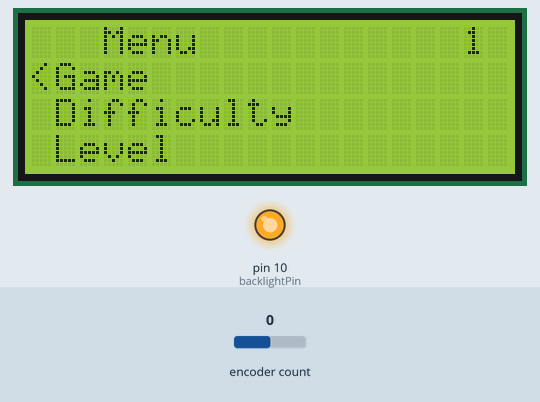
Bench run of a sketch on a simulated Arduino Uno, built with avr-gcc and run on an emulated ATmega328P. Parts: 20×4 character LCD, output pins drawn as LEDs (lit = HIGH). The inputs (shaded band) are chosen by the test bench; at power-on: encoder count 0.

Above: at 3.6 s.
3.7 s: encoder count set to 4
At 4.5 s:
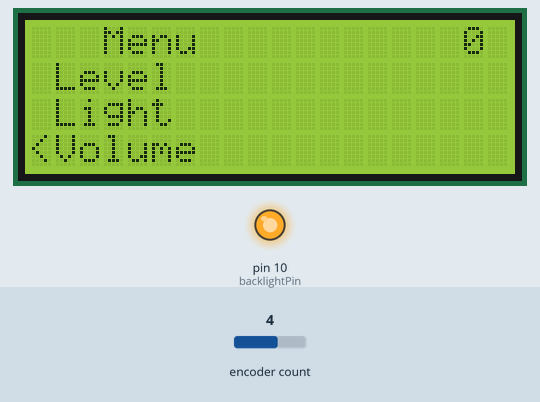
6.7 s: encoder count set to 5
At 7.5 s:
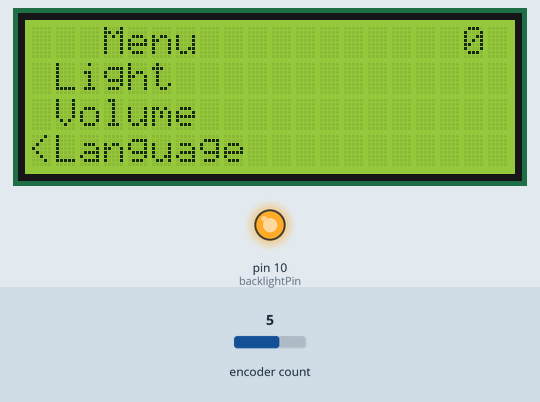
9.7 s: encoder count set to 6
At 10.5 s:
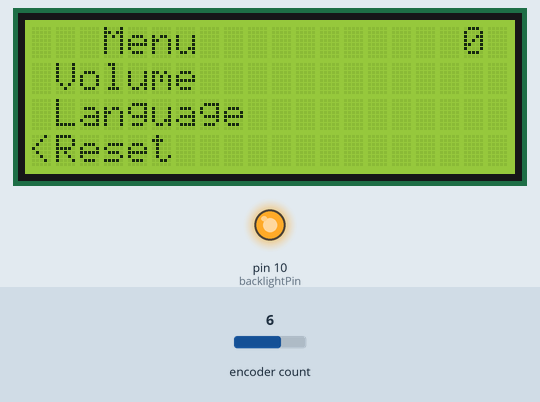
12.7 s: encoder count set to 10
At 13.0 s:
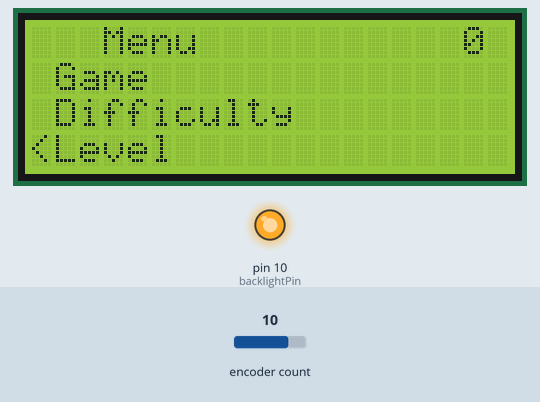
15.7 s: encoder count set to 11
At 16.5 s:
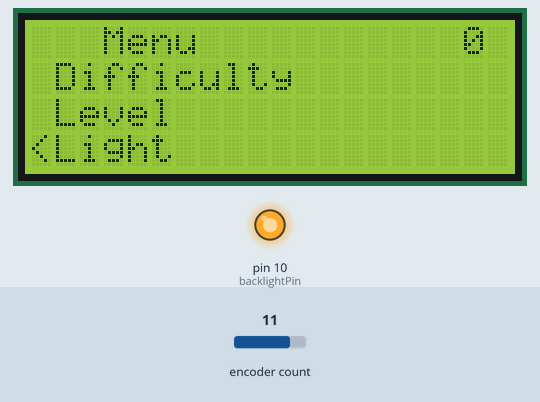
18.7 s: encoder count set to 10
At 20.5 s:
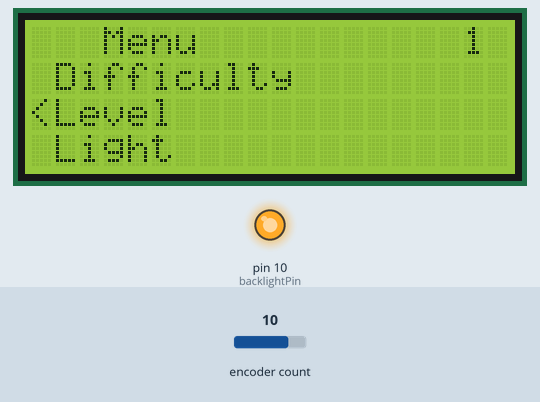
Timing chart, 0 to 30.8 s (numbered marks = the images above; inputs shaded):
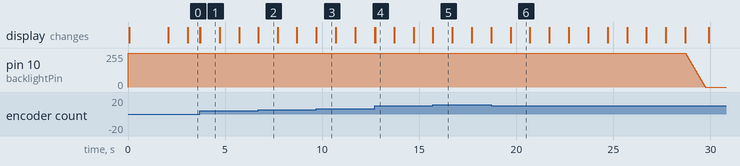

Measured:
- after the input at 3.7 s, the display: first changes at once (image 1 shows a later state)
- after the input at 6.7 s, the display: first changes at once (image 2 shows a later state)
- after the input at 9.7 s, the display: first changes at once (image 3 shows a later state)
- after the input at 12.7 s, the display: first changes at once (image 4 shows a later state)
- after the input at 15.7 s, the display: first changes at once (image 5 shows a later state)
- after the input at 18.7 s, the display: first differs from a run without the input at once (image 6 shows a later state)
- what the display in image 1 shows lasts 1.0 s, from 3.7 s to 4.7 s

The sketch:

LCD_Menu.ino
```cpp
#include <LiquidCrystal.h>
#include <rotary.h>                 // rotary handler

LiquidCrystal lcd(12, 11, 5, 4, 3, 2);

//Define rotary encoder pins
#define PINA A0
#define PINB A1
#define PUSHB A2

//Define Main menu and sub menus...
#define MainMenu 0    //MainMenu
#define SubMenu1 1    //GameMenu
#define SubMenu2 2    //DifficultyMenu
#define SubMenu3 3    //LevelMenu
#define SubMenu4 4    //LightMenu
#define SubMenu5 5    //There is no SubMenu5...it is used for volume
#define SubMenu6 6    //LanguageMenu
#define SubMenu7 7    //Summary

const int maxItemSize = 11;  //longest menu item..includes char \0

// Initialize the Rotary object
// Rotary(Encoder Pin 1, Encoder Pin 2, Button Pin) Attach center to ground
Rotary r = Rotary(PINA, PINB, PUSHB);        // there is no must for using interrupt pins !!

int cursorLine = 1;
int displayFirstLine = 1;

//Define Menu Arrays
char startMenu[][maxItemSize] = {"Game", "Difficulty", "Level", "Light", "Volume", "Language", "Reset", "Summary"};
char One[][maxItemSize] = {"Pac Man", "Asteroids", "Centipede", "Invaders", "Cards", "Return"};
char Two[][maxItemSize] = {"Easy", "Medium", "Hard", "Return"};
char Three[][maxItemSize] = {"One", "Two", "Three", "Four", "Return"};
char Four[][maxItemSize] = {"ON", "OFF", "Return"};
//No Array needed for volume
char Six[][maxItemSize] = {"English", "Spanish", "Return"};

int Summary[] = {0, 0, 0, 0, 0, 0, 0, 0};   //store selected SubMenu

const int itemsPerScreen = 3;  // one less than max rows..
int menuItems;
char *menuSelected = NULL;
bool volumeHandler = false;
int volume = 0;
int menuOption = 0;

int backlightPin = 10;   //PWM pin
int brightness = 255;
int fadeAmount = 5;

unsigned long startMillis;
unsigned long currentMillis;
const unsigned long period = 10000;  //the value is a number of milliseconds

void setup ()
{
  digitalWrite (PINA, HIGH);     // enable pull-ups
  digitalWrite (PINB, HIGH);
  digitalWrite (PUSHB, HIGH);

  pinMode(backlightPin, OUTPUT);          //backlightPin as an output
  digitalWrite(backlightPin, HIGH);

  Serial.begin(9600);
  lcd.begin (20, 4);
  welcome();
  lcd.clear();

  //menuItems = sizeof(startMenu) / sizeof(startMenu[0]);
  menuItems = sizeof startMenu / sizeof * startMenu;
  menuSelected = &startMenu[0][0]; //Start Menu
  menuOption = MainMenu; //Main Menu

  startMillis = millis();  //initial start time
  display_menu(menuSelected, menuItems, maxItemSize);
}//end of setup

void loop ()
{
  volatile unsigned char result = r.process();

  currentMillis = millis();     //get the number of milliseconds since the program started
  lcd.setCursor(18, 0);         //(col, row)
  lcd.print((currentMillis - startMillis) / 1000);
  if (currentMillis - startMillis >= period)  //test whether the period has elapsed
  {
    LCDfadeOut();      //set LCD to sleep...
  } //End if currenMillis...

  if (result) {
    init_backlight();  //wake up LCD...
    if (result == DIR_CCW) {
      if (volumeHandler == true) {      //only used to increase or decrease volume
        volume--;
        lcd.setCursor(0, 3);
        lcd.print(volume);
      } else {
        move_up();
        chooseMenu();
      }
    } else {
      if (volumeHandler == true) {     //only used to increase or decrease volume
        volume++;
        lcd.setCursor(0, 3);
        lcd.print(volume);
      } else {
        move_down();
        chooseMenu();
      }
    }//end else
  }//end if Result

  if (r.buttonPressedReleased(25)) {
    init_backlight();  //wake up LCD...
    if (menuOption == MainMenu) {
      selectionMainMenu();
    }
    else if (menuOption == SubMenu7)
    {
      returnToMainMenu();
    } else {
      selectionSubMenu();
    }//end if menuSelected

    if (volumeHandler == false) {
      chooseMenu();
    }//end if volumeHandler
  }//endif buttonPressedReleased
}//end loop()

/**********************FUNCTIONS*************************/

void welcome()
{
  lcd.clear();
  lcd.setCursor(0, 0);
  lcd.print("   Demo Menu  ");
  lcd.setCursor(0, 2);
  lcd.print("   Carlos Siles  ");
  lcd.setCursor(0, 3);
  lcd.print("   Version 1.0  ");
  delay(2000);
}//end welcome

void display_menu(const char *menuInput, int ROWS, int COLS)
{
  int n = 4;     //4 rows
  lcd.clear();
  lcd.setCursor(0, 0);
  lcd.print("   Menu  ");

  if (ROWS < n - 1) {
    n = ROWS + 1;
  }

  for (int i = 0; i < n - 1; i++) {
    lcd.setCursor(1, i + 1); //(col, row)
    for (int j = 0; j < COLS; j++) {
      if (*(menuInput + ((displayFirstLine + i - 1) * COLS + j)) != '\0') {
        lcd.print(*(menuInput + ((displayFirstLine + i - 1) * COLS + j)));
      }//end if
    }//end for j
  }//end for i

  lcd.setCursor(0, (cursorLine - displayFirstLine) + 1);
  lcd.print("<");
}//end display_menu

void move_down()
{
  if (cursorLine == (displayFirstLine + itemsPerScreen - 1)) {
    displayFirstLine++;
  }
  //If reached last item...roll over to first item
  if (cursorLine == menuItems) {
    cursorLine = 1;
    displayFirstLine = 1;
  } else {
    cursorLine = cursorLine + 1;
  }
}//end move_down

void move_up()
{
  if ((displayFirstLine == 1) & (cursorLine == 1)) {
    if (menuItems > itemsPerScreen - 1) {
      displayFirstLine = menuItems - itemsPerScreen + 1;
    }
  } else if (displayFirstLine == cursorLine) {
    displayFirstLine--;
  }

  if (cursorLine == 1) {
    if (menuItems > itemsPerScreen - 1) {
      cursorLine = menuItems; //roll over to last item
    }
  } else {
    cursorLine = cursorLine - 1;
  }
}//end move_up

void chooseMenu()
{
  // Check in which menu we are
  if (menuOption == SubMenu7)
  {
    display_summary();
  } else {
    display_menu(menuSelected, menuItems, maxItemSize);
  }
}//end chooseMenu

void selectionMainMenu()
{
  //volumeHandler activates volume to decrease/increase amount
  if (volumeHandler == true) {
    Summary[4] = volume;     //Sets the volume...
    volumeHandler = false;
    volume = 0;
    returnToMainMenu();
  } else {

    lcd.clear();

    switch (cursorLine - 1)
    {
      case 0:
        displayFirstLine = 1;       //initialize display_menu to 1st line
        cursorLine = 1;             //initialize display_menu to 1st line
        menuItems = sizeof One / sizeof * One;
        menuSelected = &One[0][0];
        menuOption = SubMenu1;
        break;
      case 1:
        displayFirstLine = 1;       //initialize display_menu to 1st line
        cursorLine = 1;             //initialize display_menu to 1st line
        menuItems = sizeof Two / sizeof * Two;
        menuSelected = &Two[0][0];
        menuOption = SubMenu2;
        break;
      case 2:
        displayFirstLine = 1;       //initialize display_menu to 1st line
        cursorLine = 1;             //initialize display_menu to 1st line
        menuItems = sizeof Three / sizeof * Three;
        menuSelected = &Three[0][0];
        menuOption = SubMenu3;
        break;
      case 3:
        displayFirstLine = 1;       //initialize display_menu to 1st line
        cursorLine = 1;             //initialize display_menu to 1st line
        menuItems = sizeof Four / sizeof * Four;
        menuSelected = &Four[0][0];
        menuOption = SubMenu4;
        break;
      case 4:
        displayFirstLine = 1;       //initialize display_menu to 1st line
        cursorLine = 1;             //initialize display_menu to 1st line
        lcd.setCursor(0, 0);
        lcd.print("Please set the ");
        lcd.setCursor(0, 1);
        lcd.print("Volume and click");
        volumeHandler = true;
        volume = Summary[4];
        lcd.setCursor(0, 3);
        lcd.print(volume);
        break;
      case 5:
        displayFirstLine = 1;       //initialize display_menu to 1st line
        cursorLine = 1;             //initialize display_menu to 1st line
        menuItems = sizeof Six / sizeof * Six;
        menuSelected = &Six[0][0];
        menuOption = SubMenu6;
        break;
      case 6:
        displayFirstLine = 1;       //initialize display_menu to 1st line
        cursorLine = 1;             //initialize display_menu to 1st line
        Reset();
        returnToMainMenu();
        break;
      case 7:
        displayFirstLine = 1;       //initialize display_menu to 1st line
        cursorLine = 1;             //initialize display_menu to 1st line
        menuItems = sizeof startMenu / sizeof * startMenu;
        menuOption = SubMenu7;
        break;
    }//end switch
  }//end else
}//end selectionMainMenu

void selectionSubMenu()
{
  lcd.clear();
  switch (cursorLine - 1)
  {
    case 0:
      lcd.setCursor(0, 0);
      lcd.print("option 1");
      Summary[menuOption - 1] = 1;  //user input saved in Summary array..to be used later
      break;
    case 1:
      lcd.setCursor(0, 0);
      lcd.print("option 2");
      Summary[menuOption - 1] = 2;  //user input saved in Summary array..to be used later
      break;
    case 2:
      lcd.setCursor(0, 0);
      lcd.print("option 3");
      if (menuOption != SubMenu4 && menuOption != SubMenu6)   //this is where return option is in the refered SubMenu
        Summary[menuOption - 1] = 3;  //user input saved in Summary array..to be used later
      break;
    case 3:
      lcd.setCursor(0, 0);
      lcd.print("option 4");
      if (menuOption != SubMenu2)     //this is where return option is in the refered SubMenu
        Summary[menuOption - 1] = 4;  //user input saved in Summary array..to be used later
      break;
    case 4:
      lcd.setCursor(0, 0);
      lcd.print("option 5");
      if (menuOption != SubMenu3)     //this is where return option is in the refered SubMenu
        Summary[menuOption - 1] = 5;  //user input saved in Summary array..to be used later
      break;
    case 5:
      lcd.setCursor(0, 0);
      lcd.print("option 6");
      if (menuOption != SubMenu1)     //this is where return option is in the refered SubMenu
        Summary[menuOption - 1] = 6;  //user input saved in Summary array..to be used later
      break;
  }//end switch
  delay(800);
  returnToMainMenu();
}//end selectionSubMenu

void Reset()
{
  for (int i = 0; i < sizeof(startMenu) / maxItemSize + 1; i++)
  {
    Summary[i] = 0;
  }
}//end Reset

void display_summary()
{
  int n = 4;      // 4 rows in LCD
  lcd.clear();
  lcd.setCursor(0, 0);
  lcd.print("   Menu Summary  ");

  if (menuItems < n - 1) {
    n = menuItems + 1;
  }

  for (int i = 1; i < n; i++)
  {
    lcd.setCursor(1, i);   //(col, row)
    lcd.print(startMenu[displayFirstLine + i - 2]);
    lcd.setCursor(15, i);
    lcd.print(Summary[displayFirstLine + i - 2]);
  }
  lcd.setCursor(0, (cursorLine - displayFirstLine) + 1);
  lcd.print("<");
}//end display_summary

void returnToMainMenu()
{
  displayFirstLine = 1;
  cursorLine = 1;
  menuItems = sizeof startMenu / sizeof * startMenu;
  menuSelected = &startMenu[0][0];
  menuOption = MainMenu;
}//end returnToMainMenu

void LCDfadeOut()
{
  while (brightness > 0) {
    analogWrite(backlightPin, brightness);
    brightness -= fadeAmount;
    delay(20);
  }//end while
  digitalWrite(backlightPin, LOW);
  lcd.clear();
}//end LCDfadeOut

void init_backlight()
{
  digitalWrite(backlightPin, HIGH);
  startMillis = millis();  //initial start time
  brightness = 255;   //reset to initial brightness
}//end init_backlight
```
